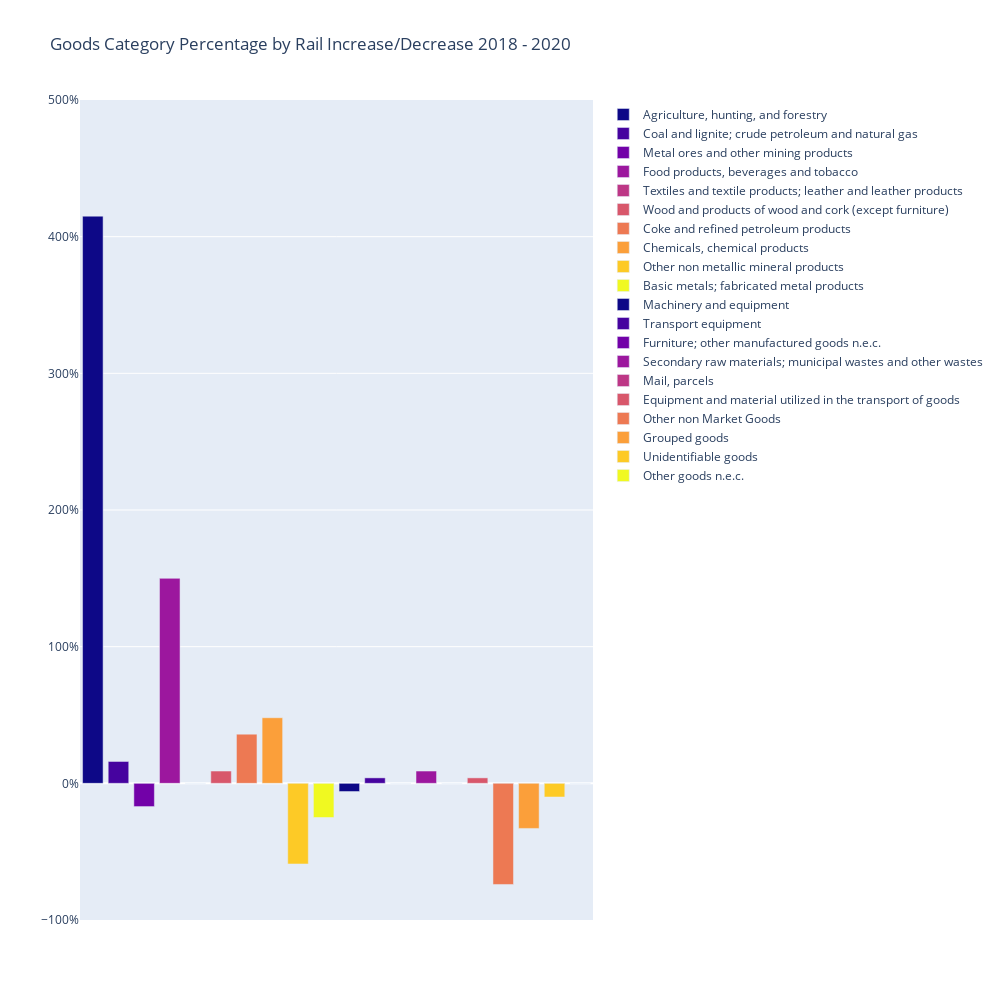

Notebook code cell kept with this figure:
### Code cell
import plotly.graph_objects as go
import pandas as pd
import plotly.express as px

# Reading the CSV data into a DataFrame
df = pd.read_csv('Percentage Goods Rail 2018 -2020.csv')

# Check for missing values in the 'goods category' column
print("Missing values in 'goods category':", df['goods category'].isnull().sum())

# Drop rows where 'goods category' is missing
df = df.dropna(subset=['goods category'])

# Ensure that 'goods category' is of string data type
df['goods category'] = df['goods category'].astype(str)

# Create a color scale
color_scale = px.colors.sequential.Plasma

# Create the bar chart
fig = go.Figure()

for i, category in enumerate(df['goods category']):
    fig.add_trace(go.Bar(
        x=[category],
        y=[df['percentage'].iloc[i]],
        name=str(category),  # Convert category to string just to be sure
        marker=dict(color=color_scale[i % len(color_scale)]),
    ))

# Format y-axis to display as percentage and set the range
fig.update_layout(
    yaxis=dict(
        tickformat='.0%',
        range=[-1, 5]
    ),
    xaxis=dict(
        tickvals=[]  # This removes the x-axis tick labels
    ),
    height=1000,
    width=1000,
    title="Goods Category Percentage by Rail Increase/Decrease 2018 - 2020",
    showlegend=True,
    barmode='group'  # This is important to display the bars side by side
)

# Display the plot
fig.show()

### Figure 1 — Plotly figure (JSON) as saved in the notebook; plotly's stock layout.template omitted (floating-point values rounded to 4 significant figures)
{"data": [{"marker": {"color": "#0d0887"}, "name": "Agriculture, hunting, and forestry", "type": "bar", "x": ["Agriculture, hunting, and forestry"], "y": [4.15]}, {"marker": {"color": "#46039f"}, "name": "Coal and lignite; crude petroleum and natural gas", "type": "bar", "x": ["Coal and lignite; crude petroleum and natural gas"], "y": [0.16]}, {"marker": {"color": "#7201a8"}, "name": "Metal ores and other mining products", "type": "bar", "x": ["Metal ores and other mining products"], "y": [-0.17]}, {"marker": {"color": "#9c179e"}, "name": "Food products, beverages and tobacco", "type": "bar", "x": ["Food products, beverages and tobacco"], "y": [1.5]}, {"marker": {"color": "#bd3786"}, "name": "Textiles and textile products; leather and leather products", "type": "bar", "x": ["Textiles and textile products; leather and leather products"], "y": [0]}, {"marker": {"color": "#d8576b"}, "name": "Wood and products of wood and cork (except furniture)", "type": "bar", "x": ["Wood and products of wood and cork (except furniture)"], "y": [0.09]}, {"marker": {"color": "#ed7953"}, "name": "Coke and refined petroleum products", "type": "bar", "x": ["Coke and refined petroleum products"], "y": [0.36]}, {"marker": {"color": "#fb9f3a"}, "name": "Chemicals, chemical products", "type": "bar", "x": ["Chemicals, chemical products"], "y": [0.48]}, {"marker": {"color": "#fdca26"}, "name": "Other non metallic mineral products", "type": "bar", "x": ["Other non metallic mineral products"], "y": [-0.59]}, {"marker": {"color": "#f0f921"}, "name": "Basic metals; fabricated metal products", "type": "bar", "x": ["Basic metals; fabricated metal products"], "y": [-0.25]}, {"marker": {"color": "#0d0887"}, "name": "Machinery and equipment", "type": "bar", "x": ["Machinery and equipment"], "y": [-0.06]}, {"marker": {"color": "#46039f"}, "name": "Transport equipment", "type": "bar", "x": ["Transport equipment"], "y": [0.04]}, {"marker": {"color": "#7201a8"}, "name": "Furniture; other manufactured goods n.e.c.", "type": "bar", "x": ["Furniture; other manufactured goods n.e.c."], "y": [0]}, {"marker": {"color": "#9c179e"}, "name": "Secondary raw materials; municipal wastes and other wastes", "type": "bar", "x": ["Secondary raw materials; municipal wastes and other wastes"], "y": [0.09]}, {"marker": {"color": "#bd3786"}, "name": "Mail, parcels", "type": "bar", "x": ["Mail, parcels"], "y": [0]}, {"marker": {"color": "#d8576b"}, "name": "Equipment and material utilized in the transport of goods", "type": "bar", "x": ["Equipment and material utilized in the transport of goods"], "y": [0.04]}, {"marker": {"color": "#ed7953"}, "name": "Other non Market Goods", "type": "bar", "x": ["Other non Market Goods"], "y": [-0.74]}, {"marker": {"color": "#fb9f3a"}, "name": "Grouped goods", "type": "bar", "x": ["Grouped goods"], "y": [-0.33]}, {"marker": {"color": "#fdca26"}, "name": "Unidentifiable goods", "type": "bar", "x": ["Unidentifiable goods"], "y": [-0.1]}, {"marker": {"color": "#f0f921"}, "name": "Other goods n.e.c.", "type": "bar", "x": ["Other goods n.e.c."], "y": [0]}], "layout": {"barmode": "group", "height": 1000, "showlegend": true, "title": {"text": "Goods Category Percentage by Rail Increase/Decrease 2018 - 2020"}, "width": 1000, "xaxis": {"tickvals": []}, "yaxis": {"range": [-1, 5], "tickformat": ".0%"}}}
